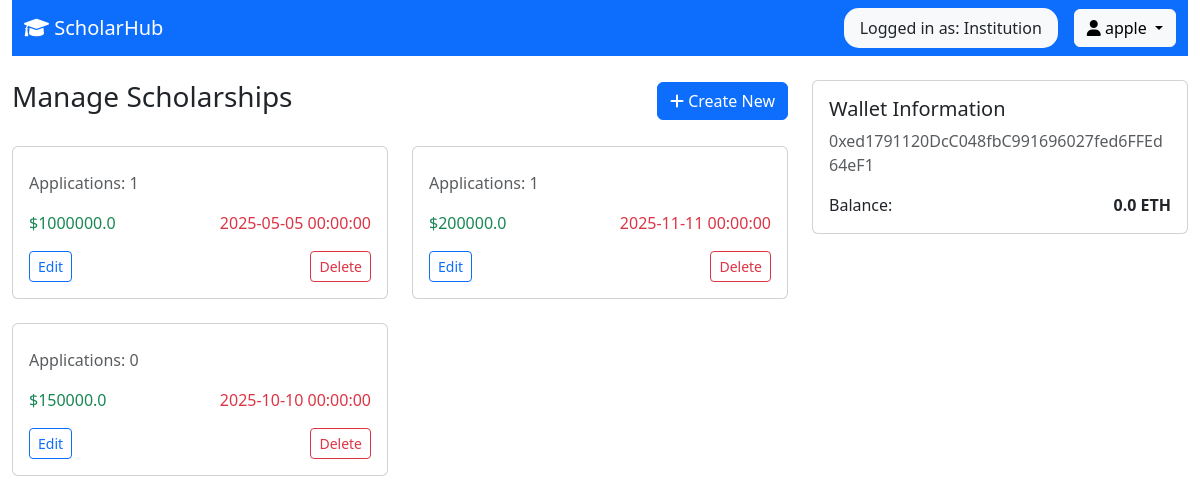
Page /dashboard (signed in) on the committed database.
### main.py (models this page shows)
class User(db.Model):
    id = db.Column(db.Integer, primary_key=True)
    username = db.Column(db.String(100), unique=True, nullable=False)
    password = db.Column(db.String(200), nullable=False)
    role = db.Column(
        Enum(*ROLE_ENUM, name='user_roles'),
        nullable=False,
        default='student'
    )
    wallet_address = db.Column(db.String(100))
    institution_name = db.Column(db.String(100))
    balance = db.Column(db.Float, default=0.0)

class Scholarship(db.Model):
    id = db.Column(db.Integer, primary_key=True)
    title = db.Column(db.String(100), nullable=False)
    institution_id = db.Column(db.Integer, db.ForeignKey('user.id'), nullable=False)
    amount = db.Column(db.Float, nullable=False)
    deadline = db.Column(db.DateTime)
    criteria = db.Column(db.Text)
    department = db.Column(db.String(50))
    institution = db.relationship('User', backref='created_scholarships')
    applications = db.relationship('Application', backref='scholarship', cascade='all, delete-orphan')

### main.py (the view)
@app.route('/dashboard')
def dashboard():
    if 'user_id' not in session:
        return redirect(url_for('login'))
    user = User.query.get(session['user_id'])
    if user.role == 'student':
        applied = Application.query.filter_by(student_id=user.id).all()
        available = Scholarship.query.all()
        stats = {
            'pending':  sum(1 for a in applied if a.status=='pending'),
            'approved': sum(1 for a in applied if a.status=='approved'),
            'rejected': sum(1 for a in applied if a.status=='rejected'),
        }
        return render_template('dashboard.html',
            current_user=user,
            applied_scholarships=applied,
            available_scholarships=available,
            application_stats=stats
        )
    elif user.role == 'institution':
        created = Scholarship.query.filter_by(institution_id=user.id).all()
        return render_template('dashboard.html',
            current_user=user,
            created_scholarships=created
        )
    else:
        all_users = User.query.all()
        return render_template('dashboard.html',
            current_user=user,
            all_users=all_users
        )

### templates/dashboard.html (shortened to what this page needs)
<!DOCTYPE html>
<html lang="en">
<head>
    <link href="https://cdn.jsdelivr.net/npm/bootstrap@5.3.0/dist/css/bootstrap.min.css" rel="stylesheet">
    <link href="https://cdnjs.cloudflare.com/ajax/libs/font-awesome/6.0.0/css/all.min.css" rel="stylesheet">
</head>
<body>
    <div class="container-fluid">
        <nav class="navbar navbar-expand-lg navbar-dark bg-primary mb-4">
            <div class="container-fluid">
                <a class="navbar-brand" href="#">
                    <i class="fas fa-graduation-cap"></i> ScholarHub
                </a>
                <div class="d-flex align-items-center">
                    <span class="nav-role text-dark me-3">
                        Logged in as: {{ current_user.role|capitalize }}
                    </span>
                    <div class="dropdown">
                        <button class="btn btn-light dropdown-toggle" type="button" data-bs-toggle="dropdown">
                            <i class="fas fa-user"></i> {{ current_user.username }}
                        </button>
                    </div>
                </div>
            </div>
        </nav>
        <div class="row">
            {% if current_user.role == 'student' %}
                <div class="col-md-8">
                    <h3 class="mb-4">Your Applications</h3>
                    <div class="row row-cols-1 row-cols-md-2 g-4">
                        {% for app in applied_scholarships %}
                        <div class="col">
                            <div class="card scholarship-card h-100">
                                <div class="card-body">
                                    <span class="badge bg-{{ 'success' if app.status=='approved' else 'warning' if app.status=='pending' else 'danger' }}">
                                        {{ app.status|capitalize }}
                                    </span>
                                    <h5 class="card-title">{{ app.scholarship.title }}</h5>
                                    <p class="text-muted">
                                        {{ app.scholarship.institution.institution_name or app.scholarship.institution.username }}
                                    </p>
                                    <div class="d-flex justify-content-between">
                                        <span class="text-success">${{ app.scholarship.amount }}</span>
                                        <span class="text-muted">Applied: {{ app.apply_date.strftime('%Y-%m-%d %H:%M') }}</span>
                                    </div>
                                    {% if app.status == 'rejected' and app.rejection_reason %}
                                        <div class="mt-2 text-danger">
                                            <small>Reason: {{ app.rejection_reason }}</small>
                                        </div>
                                    {% endif %}
                                </div>
                            </div>
                        </div>
                        {% endfor %}
                    </div>
                    <h3 class="mt-5 mb-4">Available Scholarships</h3>
                    <div class="row row-cols-1 row-cols-md-2 g-4">
                        {% for scholarship in available_scholarships %}
                        <div class="col">
                            <div class="card scholarship-card h-100">
                                <div class="card-body">
                                    <h5 class="card-title">{{ scholarship.title }}</h5>
                                    <p class="text-muted">
                                        {{ scholarship.institution.institution_name or scholarship.institution.username }}
                                    </p>
                                    <p class="card-text">{{ scholarship.criteria }}</p>
                                    <div class="d-flex justify-content-between">
                                        <span class="text-success">${{ scholarship.amount }}</span>
                                        <span class="text-danger">{{ scholarship.deadline.strftime('%Y-%m-%d') }}</span>
                                    </div>
                                    <button class="btn btn-primary w-100 mt-3"
                                            onclick="window.location.href='{{ url_for('apply', scholarship_id=scholarship.id) }}'">
                                        Apply Now
                                    </button>
                                </div>
                            </div>
                        </div>
                        {% endfor %}
                    </div>
                </div>
            {% elif current_user.role == 'institution' %}
                <div class="col-md-8">
                    <div class="d-flex justify-content-between align-items-center mb-4">
                        <h3>Manage Scholarships</h3>
                        <button class="btn btn-primary" data-bs-toggle="modal" data-bs-target="#createScholarshipModal">
                            <i class="fas fa-plus"></i> Create New
                        </button>
                    </div>
                    <div class="row row-cols-1 row-cols-md-2 g-4">
                        {% for scholarship in created_scholarships %}
                        <div class="col">
                            <div class="card scholarship-card h-100">
                                <div class="card-body">
                                    <p class="text-muted">Applications: {{ scholarship.applications|length }}</p>
                                    <div class="d-flex justify-content-between">
                                        <span class="text-success">${{ scholarship.amount }}</span>
                                        <span class="text-danger">{{ scholarship.deadline }}</span>
                                    </div>
                                    <div class="mt-3 d-flex justify-content-between">
                                        <button class="btn btn-sm btn-outline-primary"
                                                onclick="window.location.href='{{ url_for('edit_scholarship', id=scholarship.id) }}'">
                                            Edit
                                        </button>
                                        <button class="btn btn-sm btn-outline-danger"
                                                onclick="confirmDelete('{{ scholarship.id }}')">
                                            Delete
                                        </button>
                                    </div>
                                </div>
                            </div>
                        </div>
                        {% endfor %}
                    </div>
                </div>
            {% endif %}
            <div class="col-md-4">
                <div class="card">
                    <div class="card-body">
                        <h5 class="card-title">Wallet Information</h5>
                        <p class="text-muted">{{ current_user.wallet_address }}</p>
                        <div class="d-flex justify-content-between align-items-center">
                            <span>Balance:</span>
                            <strong>{{ current_user.balance }} ETH</strong>
                        </div>
                    </div>
                </div>
            </div>
        </div>
    </div>
</body>
</html>

### templates/dashboard.html (style rules this page uses)
.scholarship-card { transition: transform 0.3s; cursor: pointer; }
.nav-role { background: #f8f9fa; border-radius: 15px; padding: 0.5rem 1rem; }

### rows in the picture
User: role "Institution", username "apple", wallet_address "0xed1791120DcC048fbC991696027fed6FFEd64eF1", balance "0.0"
Scholarship: applications|length "1", amount "1000000.0", deadline "2025-05-05 00:00:00"
Scholarship: applications|length "1", amount "200000.0", deadline "2025-11-11 00:00:00"
Scholarship: applications|length "0", amount "150000.0", deadline "2025-10-10 00:00:00"
